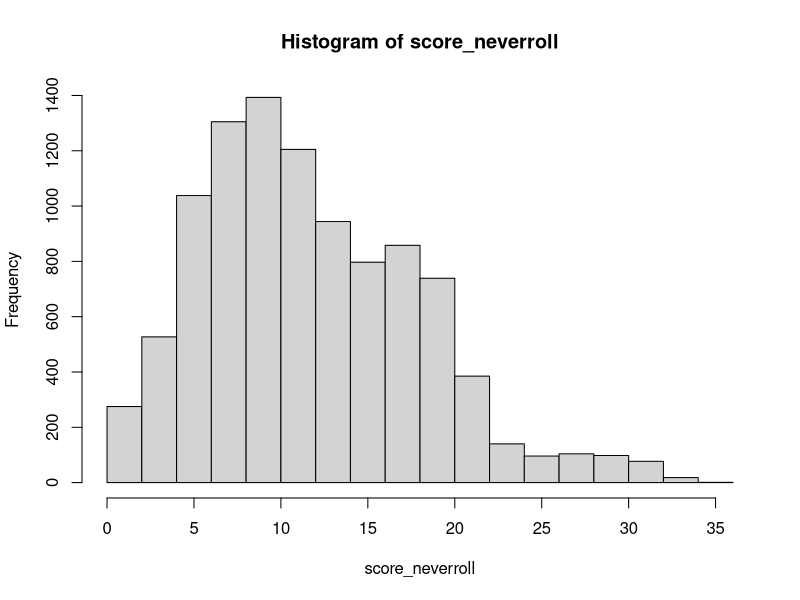
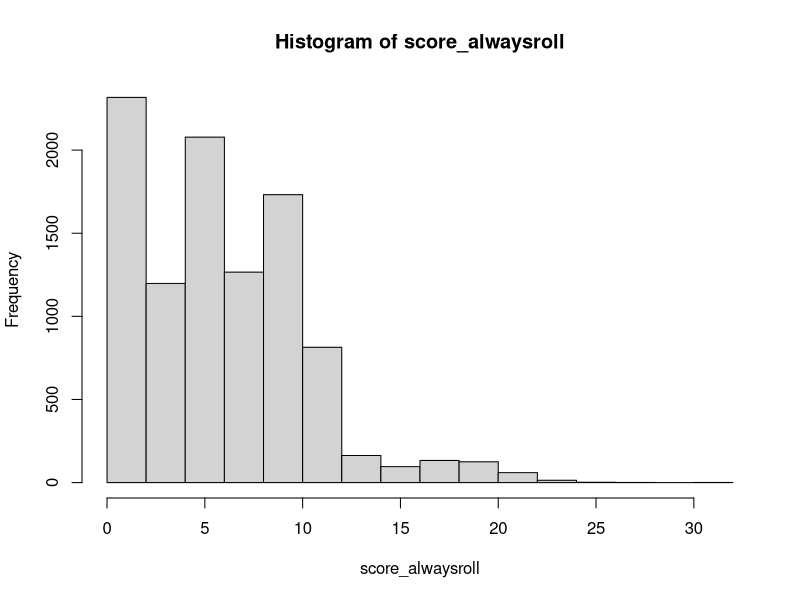

The R script that drew these images, in order: (Note: this script raises an error after producing the figures.)
## ---- chunk 1
knitr::opts_chunk$set(echo = TRUE)
## ---- chunk 2

#some questions
#what is the optimal strategy? When should you choose to roll again? 
#when is the risk of getting more sevens worth it?
#expected value of sum of n rolls of dice

exp_sum <- function(n){
  n_sum <- (21/6)*n
  return(n_sum)
}

exp_sum(2)
exp_sum(4)
exp_sum(6)


#what's the distribution of score when you never roll again?

sevens_neverroll <- function(){
#roll six dice
rolls <- sample(1:6, 6, replace=T)

#ways to get seven
onesix <- c(1,6)
twofive <- c(2,5)
threefour <- c(3,4)


#first check for 1 and 6
if(all(onesix %in% rolls)){
  
  rolls <- rolls[-match(onesix, rolls)]
  
}

#then check for 2 and 5
if(all(twofive %in% rolls)){
    
    rolls <- rolls[-match(twofive, rolls)]
}

#then 3 and 4
if(all(threefour %in% rolls)){
    
    rolls <- rolls[-match(threefour, rolls)]
}

#total number of dice you have left
dice_left <- length(rolls)

#score after first roll, and if you never roll again
score <- sum(rolls)

return(score)
}


score_neverroll <- replicate(10000, sevens_neverroll())

hist(score_neverroll)

avg_neverroll <- mean(score_neverroll)
var_neverroll <- var(score_neverroll)


sevens_alwaysroll <- function(){
  #roll six dice
  rolls <- sample(1:6, 6, replace=T)
  
  #ways to get seven
  onesix <- c(1,6)
  twofive <- c(2,5)
  threefour <- c(3,4)
  
  
  #first check for 1 and 6
  if(all(onesix %in% rolls)){
    
    rolls <- rolls[-match(onesix, rolls)]
    
  }
  
  #then check for 2 and 5
  if(all(twofive %in% rolls)){
    
    rolls <- rolls[-match(twofive, rolls)]
  }
  
  #then 3 and 4
  if(all(threefour %in% rolls)){
    
    rolls <- rolls[-match(threefour, rolls)]
  }
  
  #total number of dice you have left
  dice_left <- length(rolls)
  
  roll2 <- sample(1:6, dice_left, replace=T)
  
  #check the second roll
  #first check for 1 and 6
  if(all(onesix %in% roll2)){
    
    roll2 <- roll2[-match(onesix, roll2)]
    
  }
  
  #then check for 2 and 5
  if(all(twofive %in% roll2)){
    
    roll2 <- roll2[-match(twofive, roll2)]
  }
  
  #then 3 and 4
  if(all(threefour %in% roll2)){
    
    roll2 <- roll2[-match(threefour, roll2)]
  }
  
  dice_left_new <- length(roll2)
  
  #take third roll
  roll3 <- sample(1:6, dice_left_new, replace=T)
  
  #finally check the third roll
  #first check for 1 and 6
  if(all(onesix %in% roll3)){
    
    roll3 <- roll3[-match(onesix, roll3)]
    
  }
  
  #then check for 2 and 5
  if(all(twofive %in% roll3)){
    
    roll3 <- roll3[-match(twofive, roll3)]
  }
  
  #then 3 and 4
  if(all(threefour %in% roll3)){
    
    roll3 <- roll3[-match(threefour, roll3)]
  }
  

  score <- sum(roll3)
  return(score)
}

score_alwaysroll <- replicate(10000, sevens_alwaysroll())

hist(score_alwaysroll)
avg_alwaysroll <- mean(score_alwaysroll)
var_alwaysroll <- var(score_alwaysroll)
## ---- chunk 3

check_roll_one <- function(rolls){

  try_again <- FALSE
  round_over <- FALSE
  
  onesix <- c(1,6)
  twofive <- c(2,5)
  threefour <- c(3,4)
  
  #check for dice that total to seven

  ones <- sum(rolls == 1)
  sixes <- sum(rolls == 6)

  #if there's the same number of each, remove all of them
  #only need to go through this if there is a one or a six
  if(ones != 0 & sixes != 0){
 if(ones %% sixes == 0){
  rolls <- rolls[which(rolls != 6 & rolls != 1)]
  }else{

  diff <- abs(ones-sixes)
  #number of pairs to remove
  num_pairs <- max(ones, sixes) - diff
  #go through this as many times as there are pairs to remove
    for(i in 1:num_pairs){
    if(all(onesix %in% rolls)){
    rolls <- rolls[-match(onesix, rolls)]
    }
  }
  }
  }


  twos <- sum(rolls == 2)
  fives <- sum(rolls == 5)
  
  #only need to go through this if there is a two or a five
  if(twos != 0 & fives != 0){
    
   if(twos %% fives == 0){
  rolls <- rolls[which(rolls != 2 & rolls != 5)]
  }else{

  diff <- abs(twos-fives)
  #number of pairs to remove
  num_pairs <- max(twos, fives) - diff
  
  #go through this as many times as there are pairs to remove
    for(i in 1:num_pairs){
    if(all(twofive %in% rolls)){
    rolls <- rolls[-match(twofive, rolls)]
      }
    }
  }
  }


  threes <- sum(rolls == 3)
  fours <- sum(rolls == 4)
  #only need to go through this if there is a 3 or a 4
  if(threes != 0 & fours != 0){
  if(threes %% fours == 0){
  rolls <- rolls[which(rolls != 3 & rolls != 4)]
  
  }else{
    diff <- abs(threes-fours)
    num_pairs <- max(threes, fours) - diff
        for(i in 1:num_pairs){
            
            if(all(threefour %in% rolls)){
            rolls <- rolls[-match(threefour, rolls)]
           }
        }
   }
}
  
  
  dice_left <- length(rolls)
  curr_score <- sum(rolls)
  round_score <- curr_score
  
  if(dice_left == 6 & curr_score >= 21){
    try_again <- FALSE
    rolls_allowed <- 1
  }else if (dice_left == 6 & curr_score < 21){
    try_again <- TRUE
    rolls_allowed <- 2
  }else if (dice_left == 4 & curr_score >= 14){
    try_again <- FALSE
    rolls_allowed <- 1
  }else if (dice_left == 4 & curr_score < 14){
    try_again <- TRUE
    round_score <- curr_score
    rolls_allowed <- 2
  }else if (dice_left == 2 & curr_score >= 7 ){
    try_again <- FALSE
    rolls_allowed <- 1
  }else if (dice_left == 2 & curr_score < 7){
    try_again <- TRUE
    rolls_allowed <- 2
  }else{
    try_again <- FALSE
    round_score <- curr_score
    rolls_allowed <- 1
  }
  
  ret_list <- list(rolls, dice_left, try_again, round_score, rolls_allowed)
  return(ret_list)
}


rolls <- sample(1:6, 6, replace=TRUE)

check_roll_one(rolls)


## ---- chunk 4



check_roll_two <- function(num_dice){
  
  rolls <- sample(1:6, num_dice, replace=TRUE)
 #cat("second roll is", rolls)
  onesix <- c(1,6)
  twofive <- c(2,5)
  threefour <- c(3,4)
  
  #check for dice that total to seven

  ones <- sum(rolls == 1)
  sixes <- sum(rolls == 6)

  #if there's the same number of each, remove all of them
  #only need to go through this if there is a one or a six
  if(ones != 0 & sixes != 0){
 if(ones %% sixes == 0){
  rolls <- rolls[which(rolls != 6 & rolls != 1)]
  }else{

  diff <- abs(ones-sixes)
  #number of pairs to remove
  num_pairs <- max(ones, sixes) - diff
  #go through this as many times as there are pairs to remove
    for(i in 1:num_pairs){
    if(all(onesix %in% rolls)){
    rolls <- rolls[-match(onesix, rolls)]
    }
  }
  }
  }


  twos <- sum(rolls == 2)
  fives <- sum(rolls == 5)
  
  #only need to go through this if there is a two or a five
  if(twos != 0 & fives != 0){
    
   if(twos %% fives == 0){
  rolls <- rolls[which(rolls != 2 & rolls != 5)]
  }else{

  diff <- abs(twos-fives)
  #number of pairs to remove
  num_pairs <- max(twos, fives) - diff
  
  #go through this as many times as there are pairs to remove
    for(i in 1:num_pairs){
    if(all(twofive %in% rolls)){
    rolls <- rolls[-match(twofive, rolls)]
      }
    }
  }
  }


  threes <- sum(rolls == 3)
  fours <- sum(rolls == 4)
  #only need to go through this if there is a 3 or a 4
  if(threes != 0 & fours != 0){
  if(threes %% fours == 0){
  rolls <- rolls[which(rolls != 3 & rolls != 4)]
  
  }else{
    diff <- abs(threes-fours)
    num_pairs <- max(threes, fours) - diff
        for(i in 1:num_pairs){
            
            if(all(threefour %in% rolls)){
            rolls <- rolls[-match(threefour, rolls)]
           }
        }
   }
}
  
  
  
  dice_left <- length(rolls)
  curr_score <- sum(rolls)
  round_score <- curr_score

if (dice_left == 4 & curr_score >= 14){
    try_again <- FALSE
    rolls_allowed <- 2
  }else if (dice_left == 4 & curr_score < 14){
    try_again <- TRUE
    round_score <- curr_score
    rolls_allowed <- 3
  }else if (dice_left == 2 & curr_score >= 7 ){
    try_again <- FALSE
    rolls_allowed <- 2
  }else if (dice_left == 2 & curr_score < 7){
    try_again <- TRUE
    rolls_allowed <- 3
  }else{
    try_again <- FALSE
    round_score <- curr_score
    rolls_allowed <- 2
  }
  
  
  ret_list <- list(rolls, dice_left, try_again, round_score, rolls_allowed)
  return(ret_list)
  
}

check_roll_three <- function(num_dice){
  
  rolls <- sample(1:6, num_dice, replace = TRUE)
  rolls_allowed <- 3
  #cat("third roll is", rolls)
onesix <- c(1,6)
  twofive <- c(2,5)
  threefour <- c(3,4)
  
  #check for dice that total to seven

  ones <- sum(rolls == 1)
  sixes <- sum(rolls == 6)

  #if there's the same number of each, remove all of them
  #only need to go through this if there is a one or a six
  if(ones != 0 & sixes != 0){
 if(ones %% sixes == 0){
  rolls <- rolls[which(rolls != 6 & rolls != 1)]
  }else{

  diff <- abs(ones-sixes)
  #number of pairs to remove
  num_pairs <- max(ones, sixes) - diff
  #go through this as many times as there are pairs to remove
    for(i in 1:num_pairs){
    if(all(onesix %in% rolls)){
    rolls <- rolls[-match(onesix, rolls)]
    }
  }
  }
  }


  twos <- sum(rolls == 2)
  fives <- sum(rolls == 5)
  
  #only need to go through this if there is a two or a five
  if(twos != 0 & fives != 0){
    
   if(twos %% fives == 0){
  rolls <- rolls[which(rolls != 2 & rolls != 5)]
  }else{

  diff <- abs(twos-fives)
  #number of pairs to remove
  num_pairs <- max(twos, fives) - diff
  
  #go through this as many times as there are pairs to remove
    for(i in 1:num_pairs){
    if(all(twofive %in% rolls)){
    rolls <- rolls[-match(twofive, rolls)]
      }
    }
  }
  }


  threes <- sum(rolls == 3)
  fours <- sum(rolls == 4)
  #only need to go through this if there is a 3 or a 4
  if(threes != 0 & fours != 0){
  if(threes %% fours == 0){
  rolls <- rolls[which(rolls != 3 & rolls != 4)]
  
  }else{
    diff <- abs(threes-fours)
    num_pairs <- max(threes, fours) - diff
        for(i in 1:num_pairs){
            
            if(all(threefour %in% rolls)){
            rolls <- rolls[-match(threefour, rolls)]
           }
        }
   }
}
  




  dice_left <- length(rolls)
  curr_score <- sum(rolls)
  round_score <- curr_score

   
  ret_list <- list(rolls, curr_score, rolls_allowed)
  return(ret_list)
  
}


#function to simulate this whole thing
#start with one roll

exp_value <- function(){
  
dice <- sample(1:6, 6, replace=T)
#print(dice)

first_roll <- check_roll_one(dice)
names(first_roll) <- c("roll", "dice_left","try_again", "score", "rolls_allowed")

#if you decide to roll a second time
if(first_roll$try_again == TRUE){
  #print("rolling again")
  second_roll <- check_roll_two(first_roll$dice_left)
  names(second_roll) <- c("roll", "dice_left","try_again", "score", "rolls_allowed")
  
  #if you decide to roll a third time
  if(second_roll$try_again == TRUE){
   # print("rolling thrice")
    third_roll <- check_roll_three(second_roll$dice_left)
    names(third_roll) <- c("roll", "current_score", "rolls_allowed")
    out <- c(third_roll$current_score, third_roll$rolls_allowed)
    return(out)
  }else{
    #print("rolled twice")
    out <- c( second_roll$score, second_roll$rolls_allowed)
    return(out)
  }
  
}else{
  #print("only one roll")
  out <- c(first_roll$score, first_roll$rolls_allowed)
  return(out)
}

}

library(purrr)
#need opponent rolls
out <- exp_value()

sim <- replicate(1000, exp_value())
newlist <- data.frame(t(sim))

names(newlist) <- c("score","rolls_allowed")


#second player rolls this many times

opp_rollone <- function(rolls){
  rolls <- sample(1:6, 6, replace=TRUE)
  onesix <- c(1,6)
  twofive <- c(2,5)
  threefour <- c(3,4)
  
  #check for dice that total to seven

  ones <- sum(rolls == 1)
  sixes <- sum(rolls == 6)

  #if there's the same number of each, remove all of them
  #only need to go through this if there is a one or a six
  if(ones != 0 & sixes != 0){
 if(ones %% sixes == 0){
  rolls <- rolls[which(rolls != 6 & rolls != 1)]
  }else{

  diff <- abs(ones-sixes)
  #number of pairs to remove
  num_pairs <- max(ones, sixes) - diff
  #go through this as many times as there are pairs to remove
    for(i in 1:num_pairs){
    if(all(onesix %in% rolls)){
    rolls <- rolls[-match(onesix, rolls)]
    }
  }
  }
  }


  twos <- sum(rolls == 2)
  fives <- sum(rolls == 5)
  
  #only need to go through this if there is a two or a five
  if(twos != 0 & fives != 0){
    
   if(twos %% fives == 0){
  rolls <- rolls[which(rolls != 2 & rolls != 5)]
  }else{

  diff <- abs(twos-fives)
  #number of pairs to remove
  num_pairs <- max(twos, fives) - diff
  
  #go through this as many times as there are pairs to remove
    for(i in 1:num_pairs){
    if(all(twofive %in% rolls)){
    rolls <- rolls[-match(twofive, rolls)]
      }
    }
  }
  }


  threes <- sum(rolls == 3)
  fours <- sum(rolls == 4)
  #only need to go through this if there is a 3 or a 4
  if(threes != 0 & fours != 0){
  if(threes %% fours == 0){
  rolls <- rolls[which(rolls != 3 & rolls != 4)]
  
  }else{
    diff <- abs(threes-fours)
    num_pairs <- max(threes, fours) - diff
        for(i in 1:num_pairs){
            
            if(all(threefour %in% rolls)){
            rolls <- rolls[-match(threefour, rolls)]
           }
        }
   }
}
  
  
  dice_left <- length(rolls)
  curr_score <- sum(rolls)
  round_score <- curr_score
  
  
  
  ret_list <- c(dice_left, round_score)
  return(ret_list)
  
  
}

opp_rolltwo <- function(dice_left){
  rolls <- sample(1:6, dice_left, replace=TRUE)
  onesix <- c(1,6)
  twofive <- c(2,5)
  threefour <- c(3,4)
  
  #check for dice that total to seven

  ones <- sum(rolls == 1)
  sixes <- sum(rolls == 6)

  #if there's the same number of each, remove all of them
  #only need to go through this if there is a one or a six
  if(ones != 0 & sixes != 0){
 if(ones %% sixes == 0){
  rolls <- rolls[which(rolls != 6 & rolls != 1)]
  }else{

  diff <- abs(ones-sixes)
  #number of pairs to remove
  num_pairs <- max(ones, sixes) - diff
  #go through this as many times as there are pairs to remove
    for(i in 1:num_pairs){
    if(all(onesix %in% rolls)){
    rolls <- rolls[-match(onesix, rolls)]
    }
  }
  }
  }


  twos <- sum(rolls == 2)
  fives <- sum(rolls == 5)
  
  #only need to go through this if there is a two or a five
  if(twos != 0 & fives != 0){
    
   if(twos %% fives == 0){
  rolls <- rolls[which(rolls != 2 & rolls != 5)]
  }else{

  diff <- abs(twos-fives)
  #number of pairs to remove
  num_pairs <- max(twos, fives) - diff
  
  #go through this as many times as there are pairs to remove
    for(i in 1:num_pairs){
    if(all(twofive %in% rolls)){
    rolls <- rolls[-match(twofive, rolls)]
      }
    }
  }
  }


  threes <- sum(rolls == 3)
  fours <- sum(rolls == 4)
  #only need to go through this if there is a 3 or a 4
  if(threes != 0 & fours != 0){
  if(threes %% fours == 0){
  rolls <- rolls[which(rolls != 3 & rolls != 4)]
  
  }else{
    diff <- abs(threes-fours)
    num_pairs <- max(threes, fours) - diff
        for(i in 1:num_pairs){
            
            if(all(threefour %in% rolls)){
            rolls <- rolls[-match(threefour, rolls)]
           }
        }
   }
}
  
  
  dice_left <- length(rolls)
  curr_score <- sum(rolls)
  round_score <- curr_score
  
  
  
  ret_list <- c(dice_left, round_score)
  return(ret_list)
  
  
}

opp_rollthree <- function(dice_left){
  rolls <- sample(1:6, dice_left, replace=TRUE)
  onesix <- c(1,6)
  twofive <- c(2,5)
  threefour <- c(3,4)
  
  #check for dice that total to seven

  ones <- sum(rolls == 1)
  sixes <- sum(rolls == 6)

  #if there's the same number of each, remove all of them
  #only need to go through this if there is a one or a six
  if(ones != 0 & sixes != 0){
 if(ones %% sixes == 0){
  rolls <- rolls[which(rolls != 6 & rolls != 1)]
  }else{

  diff <- abs(ones-sixes)
  #number of pairs to remove
  num_pairs <- max(ones, sixes) - diff
  #go through this as many times as there are pairs to remove
    for(i in 1:num_pairs){
    if(all(onesix %in% rolls)){
    rolls <- rolls[-match(onesix, rolls)]
    }
  }
  }
  }


  twos <- sum(rolls == 2)
  fives <- sum(rolls == 5)
  
  #only need to go through this if there is a two or a five
  if(twos != 0 & fives != 0){
    
   if(twos %% fives == 0){
  rolls <- rolls[which(rolls != 2 & rolls != 5)]
  }else{

  diff <- abs(twos-fives)
  #number of pairs to remove
  num_pairs <- max(twos, fives) - diff
  
  #go through this as many times as there are pairs to remove
    for(i in 1:num_pairs){
    if(all(twofive %in% rolls)){
    rolls <- rolls[-match(twofive, rolls)]
      }
    }
  }
  }


  threes <- sum(rolls == 3)
  fours <- sum(rolls == 4)
  #only need to go through this if there is a 3 or a 4
  if(threes != 0 & fours != 0){
  if(threes %% fours == 0){
  rolls <- rolls[which(rolls != 3 & rolls != 4)]
  
  }else{
    diff <- abs(threes-fours)
    num_pairs <- max(threes, fours) - diff
        for(i in 1:num_pairs){
            
            if(all(threefour %in% rolls)){
            rolls <- rolls[-match(threefour, rolls)]
           }
        }
   }
}
  
  
  dice_left <- length(rolls)
  curr_score <- sum(rolls)
  round_score <- curr_score
  
  
  
  ret_list <- c(dice_left, round_score)
  return(ret_list)
  
  
}


opponent_roll <- function(rolls_allowed){
  if(rolls_allowed == 1){
    opp_first <- opp_rollone()
    return(opp_first[2])
  } else if (rolls_allowed == 2){
    opp_first <- opp_rollone()
    opp_second <- opp_rolltwo(opp_first[1])
    return(opp_second[2])
  }else if (rolls_allowed == 3){
    opp_first <- opp_rollone()
    opp_second <- opp_rolltwo(opp_first[1])
    opp_third <- opp_rollthree(opp_second[1])
    return(opp_third[2])
  }
  
}

#opponent rolls as many times as you do
out_you <- rep(NA, nrow(newlist))
for(i in 1:nrow(newlist)){
  out_you[i] <- opponent_roll(newlist[i,2])
}

scores_you <- data.frame(cbind(newlist[,1], out_you))
scores_you <- scores_you %>% mutate(winner = ifelse(V1 > out_you, 1, 0))
win_prob_you <- sum(scores_you$winner==1)/nrow(scores_you)

#opponent rolls a random number of times

rand_times <- sample(1:3, nrow(newlist), replace = TRUE)
out_rand <- rep(NA, nrow(newlist))
for(i in 1:nrow(newlist)){
  out_rand[i] <- opponent_roll(rand_times[i])
}

scores_rand <- data.frame(cbind(newlist[,1], out_rand))
scores_rand <- scores_rand %>% mutate(winner = ifelse(V1 > out_rand, 1, 0))
win_prob_rand <- sum(scores_rand$winner==1)/nrow(scores_rand)


